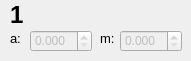
         <widget class="QWidget" name="page_6">
          <widget class="QDoubleSpinBox" name="fire1Box_a">
           <property name="enabled">
            <bool>false</bool>
           </property>
           <property name="geometry">
            <rect>
             <x>30</x>
             <y>30</y>
             <width>62</width>
             <height>22</height>
            </rect>
           </property>
           <property name="decimals">
            <number>3</number>
           </property>
          </widget>
          <widget class="QLabel" name="label_19">
           <property name="geometry">
            <rect>
             <x>10</x>
             <y>0</y>
             <width>21</width>
             <height>31</height>
            </rect>
           </property>
           <property name="text">
            <string>&lt;h1&gt;1&lt;/h1&gt;</string>
           </property>
          </widget>
          <widget class="QLabel" name="label_23">
           <property name="geometry">
            <rect>
             <x>10</x>
             <y>30</y>
             <width>16</width>
             <height>16</height>
            </rect>
           </property>
           <property name="font">
            <font>
             <pointsize>10</pointsize>
            </font>
           </property>
           <property name="text">
            <string>a:</string>
           </property>
          </widget>
          <widget class="QLabel" name="label_24">
           <property name="geometry">
            <rect>
             <x>100</x>
             <y>30</y>
             <width>16</width>
             <height>16</height>
            </rect>
           </property>
           <property name="font">
            <font>
             <pointsize>10</pointsize>
            </font>
           </property>
           <property name="text">
            <string>m:</string>
           </property>
          </widget>
          <widget class="QDoubleSpinBox" name="fire1Box_b">
           <property name="enabled">
            <bool>false</bool>
           </property>
           <property name="geometry">
            <rect>
             <x>120</x>
             <y>30</y>
             <width>62</width>
             <height>22</height>
            </rect>
           </property>
           <property name="decimals">
            <number>3</number>
           </property>
          </widget>
         </widget>
